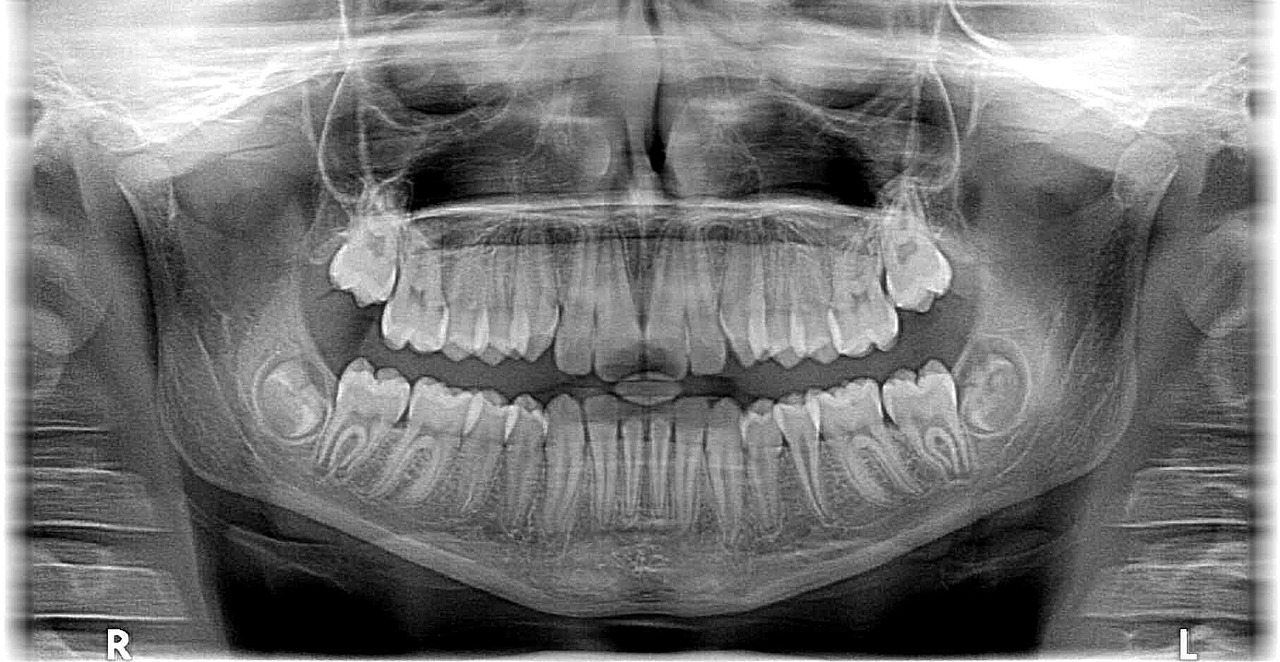
#> input picture zeby.jpg, 1280 x 662 px
$ python lab9moje.py
#> lines starting #> are read from the running program, lines starting #| are printed output that depends on the picture; long printed decimals are rounded
from PIL import Image
import numpy as np
from PIL import ImageChops, ImageOps, ImageShow
from PIL import ImageStat as stat
from PIL import ImageFilter
import matplotlib.pyplot as plt

def zakres(w, h): # funkcja, która uprości podwójna petle for
    return [(i, j) for i in range(w) for j in range(h)]

def statystyki(im):
    s = stat.Stat(im)
    print("extrema ", s.extrema)  # max i min
    print("count ", s.count)  # zlicza
    print("mean ", s.mean)  # srednia
    print("median ", s.median)  # mediana
    print("stddev ", s.stddev)  # odchylenie standardowe


###zad 1

obr=Image.open('zeby.jpg')
#> obr is the input picture: PIL image 1280x662 RGB; min 0, max 255, mean 119
obr=obr.convert('L')
#> obr: PIL image 1280x662 L
print(obr.mode)
#| L
statystyki(obr)
#| extrema  [(0, 255)]
#| count  [847360]
#| mean  [119.014]
#| median  [113]
#| stddev  [59.856]

###zad 2

hist=obr.histogram()
#> hist = 256 values, max 26347 at index 0, min 937 at index 249, mean 3310
plt.title("histogram")
plt.plot(range(256), hist[:256])
plt.show()
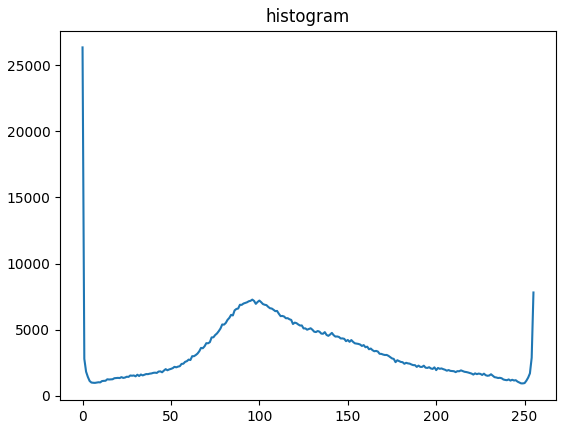
#> figure drawn by matplotlib, 1 panel; curve peaks at x = 0, y = 26347

###zad 3
obr1=obr.copy()

def histogram_norm(obraz):
    s = stat.Stat(obraz)
    hist2 = obraz.histogram()
#> hist2 has the same summary as hist outside histogram_norm
    for i in range(len(hist2)):
        hist2[i] = hist2[i] / s.count[0]
#> after the loop, hist2 = 256 values, max 0.0311 at index 0, min 0.00111 at index 249, mean 0.00391
    plt.title("histogram znormalizowany")
    plt.plot(range(256), hist2[:256])
    plt.savefig('norm.jpg')
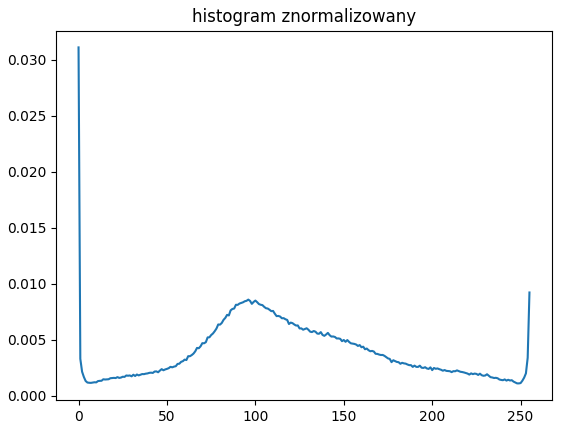
#> figure drawn by matplotlib, 1 panel; curve peaks at x = 0, y = 0.0311
    plt.show()

histogram_norm(obr1)

###zad 4
obr2=obr.copy()
def histogram_cumul(obraz):
    s = stat.Stat(obraz)
    hist2 = obraz.histogram()
#> hist2 has the same summary as hist outside histogram_cumul
    hist3 = obraz.histogram()
#> hist3 has the same summary as hist outside histogram_cumul
    hist_cumul=[]
    for i in range(len(hist2)):
        hist2[i] = hist2[i] / s.count[0]
    for i in range(len(hist3)):
        suma = 0
        for j in range(i+1):
            suma+= hist2[j]
        hist_cumul.append(suma)
#> after the loop, hist_cumul = 256 values from 0.0311 to 1
    plt.title("histogram kumulowany")
    plt.plot(range(256), hist_cumul[:256])
    plt.savefig('cumul.jpg')
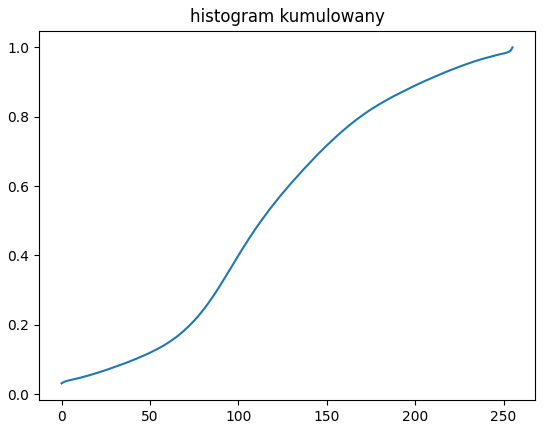
#> figure drawn by matplotlib, 1 panel; curve peaks at x = 255, y = 1
    plt.show()
    return hist_cumul

histogram_cumul(obr2)

###zad 5

obr3=obr.copy()

def histogram_equalization(obraz):
    to=histogram_cumul(obraz)
#> to = 256 values from 0.0311 to 1
    w, h = obraz.size
#> w = 1280; h = 662
    pixele = obraz.load()
    for i, j in zakres(w, h):
        pixele[i, j] = int(to[pixele[i, j]]*255)

histogram_equalization(obr3)
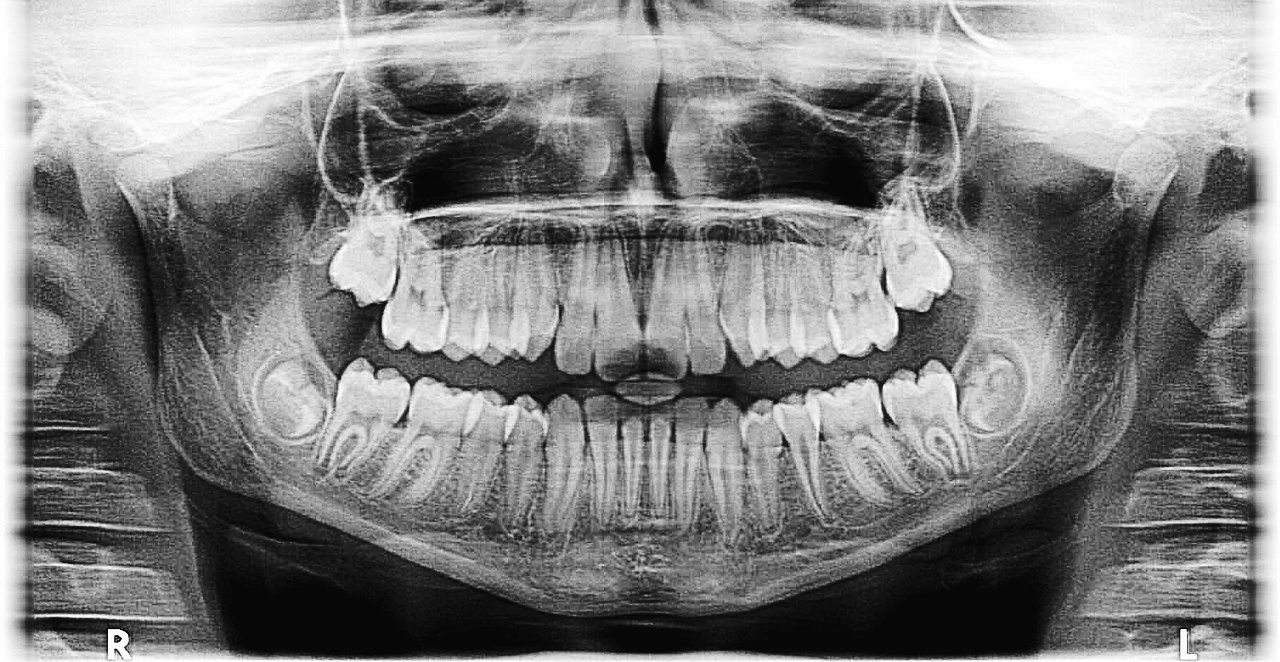
#> obr3: PIL image 1280x662 L; min 7, max 254, mean 127.8
obr3.save('equalized.jpg')
obr3.show()

###zad 6

obr4 = obr.copy()
obr4 = ImageOps.equalize(obr4)

obr4.save('equalized1.jpg')

diff = ImageChops.difference(obr3,obr4)
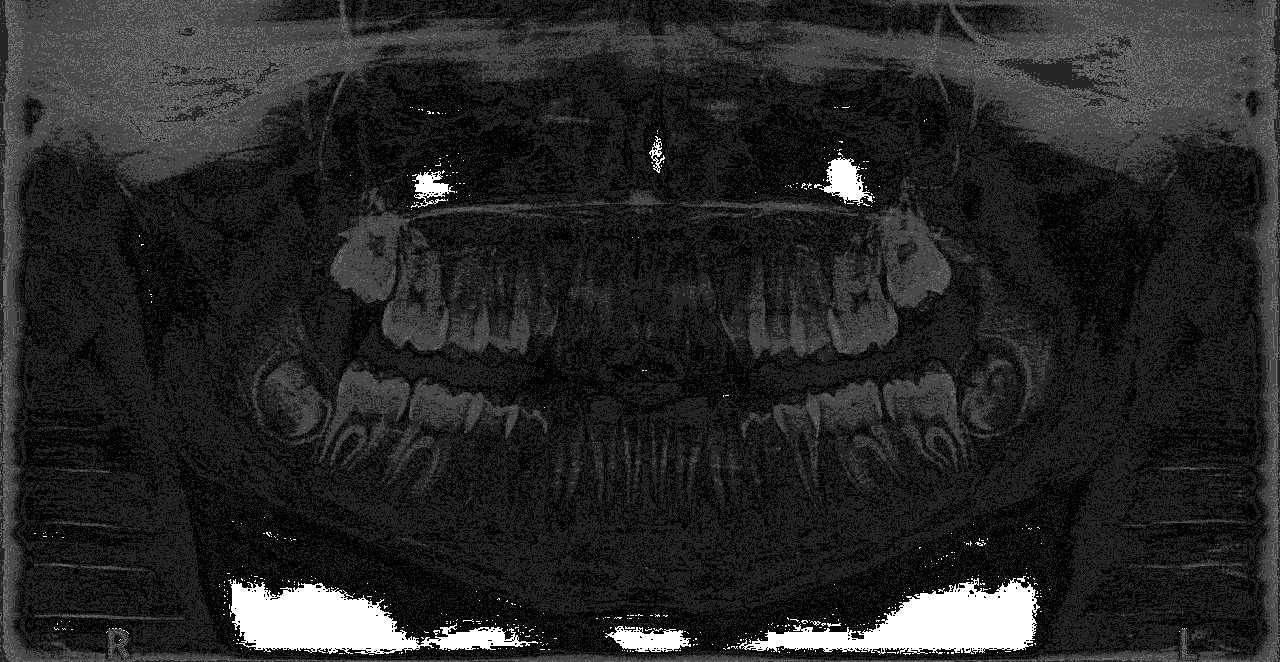
#> diff: PIL image 1280x662 L; min 0, max 7, mean 1.07; drawn with min black and max white
diff.show()

hist2 = obr3.histogram()
#> hist2 = 256 values, max 26347 at index 7, min 0 at index 0, mean 3310
hist3 = obr4.histogram()
#> hist3 = 256 values, max 26347 at index 0, min 0 at index 1, mean 3310

plt.subplot(1,2,1)
plt.plot(range(256), hist2[:256])
plt.subplot(1,2,2)
plt.plot(range(256), hist3[:256])
plt.show()
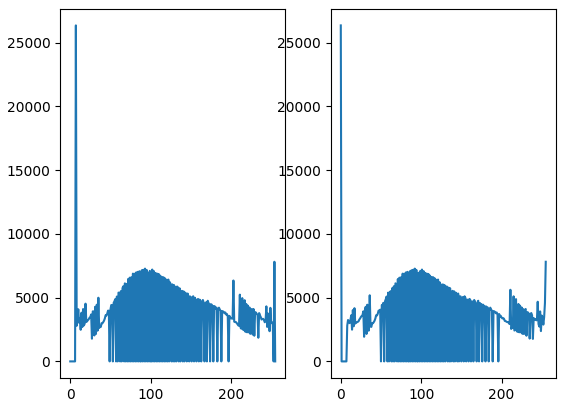
#> figure drawn by matplotlib, 2 panels; panel 1: curve peaks at x = 7, y = 26347; panel 2: curve peaks at x = 0, y = 26347


statystyki(obr3)
#| extrema  [(7, 254)]
#| count  [847360]
#| mean  [127.760]
#| median  [127]
#| stddev  [73.391]
statystyki(obr4)
#| extrema  [(0, 255)]
#| count  [847360]
#| mean  [127.928]
#| median  [127]
#| stddev  [74.537]

###zad 7
detailed = obr.filter(ImageFilter.DETAIL)
sharpened = obr.filter(ImageFilter.SHARPEN)
contoured = obr.filter(ImageFilter.CONTOUR)
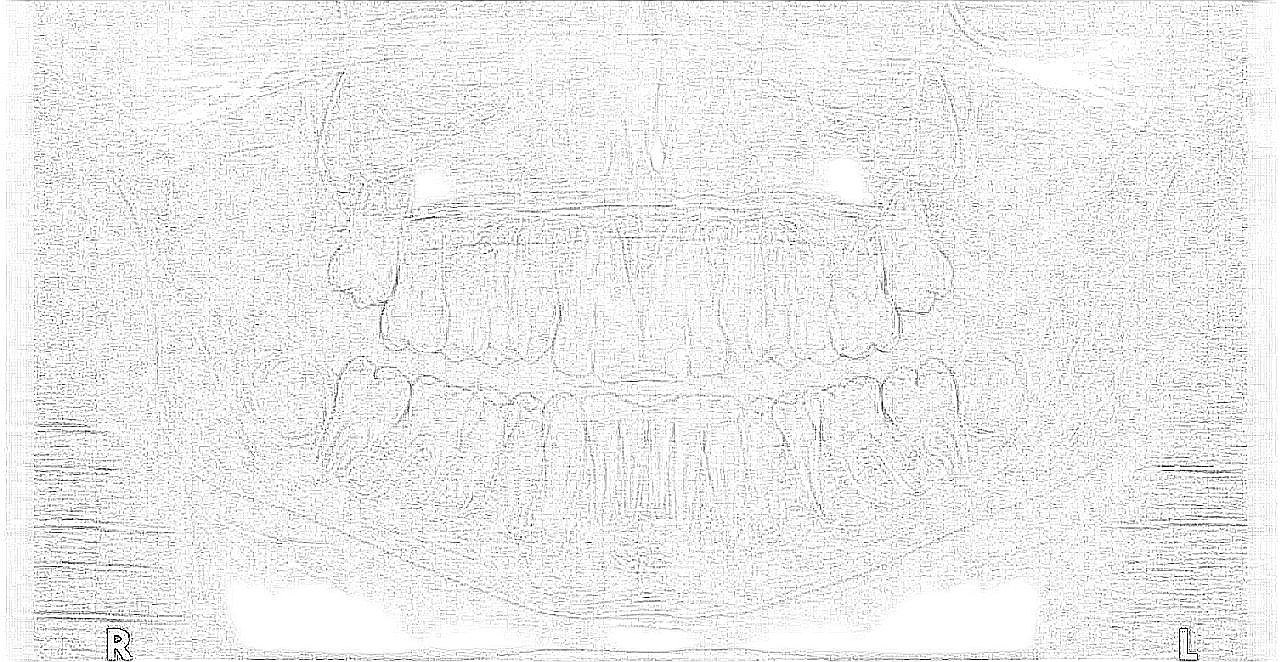
#> contoured: PIL image 1280x662 L; min 0, max 255, mean 237.3


plt.imshow(detailed)


plt.subplot(2,2,1)
plt.imshow(detailed)
plt.axis('off')
plt.subplot(2,2,2)
plt.imshow(sharpened)
plt.axis('off')
plt.subplot(2,2,3)
plt.imshow(contoured)
plt.axis('off')
plt.subplot(2,2,4)
plt.imshow(obr4)
plt.axis('off')
plt.savefig('filtry.jpg')
plt.show()
